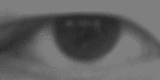
//> input picture dataset/samples_indoor/0/img_seq_0000.png, 160 x 80 px
$ ./predict_single ../dataset/samples_indoor/0/img_seq_0000.png   (built with g++ and OpenCV 4)
//> lines starting //> are read from the running program, lines starting //| are printed output that depends on the picture
#include <opencv2/opencv.hpp>
#include <cstdlib>
#include <sstream>
#include <string>

using namespace std;


const int hblocks = 4;
const int wblocks = 8;

cv::Ptr<cv::ml::SVM> svm;

string classifier_name("../models/test/svm_classifier_model.xml");
string pca_faeture_name("../models/test/PCA_Feature.txt");

uint8_t table[256];


int getHopCount(uint8_t code)
{
	int k = 7;
	int cnt = 0;
	int a[8] = { 0 };

	while (code)
		a[k] = code & 1, code >>= 1, --k;

	for (k = 0; k < 7; k++)
		if (a[k] != a[k + 1]) ++cnt;

	if (a[0] != a[7]) ++cnt;

	return cnt;
}


void cal_table()
{
	unsigned char dim = 0;
	memset(table, 0, 256);
	for (int i = 0; i < 256; i++)
		if (getHopCount(i) <= 2)
			table[i] = ++dim;
}


int ulbp_feature(cv::Mat src, cv::Mat& dst)
{
	if (src.depth() != 1)
	{
		cout << "[LBP Error]: Unsupport Image Type\n";
		return -1;
	}

	const int cols = src.cols;
	const int rows = src.rows;

	cv::copyMakeBorder(src,src,1,1,1,1,cv::BORDER_REPLICATE);

	dst = cv::Mat::zeros(rows, cols, CV_8UC1);

	cv::MatIterator_<uint8_t> it = src.begin<uint8_t>();
	cv::MatIterator_<uint8_t> it_ = dst.begin<uint8_t>();

	const int a = src.cols;
	const int b = dst.cols;

	for(int i=1;i<=rows;i++)
		for(int j=1;j<=cols;j++)
		{
			uint8_t code = 0;
			uint8_t center = *(it+a*i+j);

			code |= (*(it+a*(i-1)+(j-1))>=center) << 7;
			code |= (*(it+a*(i  )+(j-1))>=center) << 6;
			code |= (*(it+a*(i+1)+(j-1))>=center) << 5;
			code |= (*(it+a*(i+1)+(j  ))>=center) << 4;
			code |= (*(it+a*(i+1)+(j+1))>=center) << 3;
			code |= (*(it+a*(i  )+(j+1))>=center) << 2;
			code |= (*(it+a*(i-1)+(j+1))>=center) << 1;
			code |= (*(it+a*(i-1)+(j  ))>=center);

			*(it_+b*(i-1)+(j-1)) = table[code];
		}

	return 0;
}


// hs*ws is the number of cells; not the pixel number
cv::Mat clHistogram(cv::Mat src, int hs, int ws, int dim)
{
	int height = src.rows;
	int width = src.cols;
	int maskh = height / hs;
	int maskw = width / ws;

	bool uniform = true;
	bool accumulate = false;
	float range[] = { 0, float(dim) };
	const float* histRange = { range };
	const int channels[] = { 0 };
	const int histSize = dim;

	cv::Mat dst = cv::Mat::zeros(dim, hs*ws, CV_8U);

	for (int i = 0; i < hs; i++)
		for (int j = 0; j < ws; j++)
		{
			cv::Mat hist;
			cv::Mat mask(src, cv::Rect(j*maskw, i*maskh, maskw, maskh));
			cv::calcHist(&mask, 1, 0, cv::Mat(), hist, 1, &histSize, &histRange);

			hist.col(0).copyTo(dst.col(i*ws + j));
		}
	return dst.reshape(0, 1);
}

int main(int argc, char * argv[])
{
	// check if the image is given?
	cv::Mat img = cv::imread(argv[1]);
//> img is the input picture: 80 rows x 160 cols, CV_8UC3; min 31, max 127, mean 96.7
	if(!img.data)
	{
		cout << "[ Error] Failed to laod the image.\n";
		return -1;
	}

	cv::namedWindow("Image", CV_WINDOW_AUTOSIZE);

	cal_table();
	int r;
	const int dims = 59;
	const int bins = 42 * 59;

	svm = cv::ml::SVM::load(classifier_name);

	cv::Mat mean_X(1, bins, CV_32F);

	ifstream fin(pca_faeture_name);
	int cor= 0;
	for (int i=0; i<bins; i++)
		fin >> mean_X.at<float>(0,i);
	fin >> r;

	cout << r << endl;

	cv::Mat eigenvectors(bins, r, CV_32F);
	for (int i=0; i<r; i++)
		for (int j=0; j<bins; j++)
			fin >> eigenvectors.at<float>(j,i);
	fin.close();

	cv::Mat lbp_img;
	cv::Mat Histogram(1, bins, CV_32F);

	cv::resize(img, img, cv::Size(160,80));
	cv::cvtColor(img, img, CV_BGR2GRAY);
//> img: 80 rows x 160 cols, CV_8UC1
	img.convertTo(img, CV_8SC1);
	//img.resize(25, 45);
	cv::imshow("Image", img);

	ulbp_feature(img, lbp_img);
//> after the loop in ulbp_feature, `for(int i=1;i<=rows;i++)`:
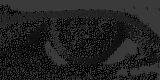
//> dst: 80 rows x 160 cols, CV_8UC1; min 0, max 58, mean 33
	clHistogram(lbp_img, 1, 2, dims).copyTo(Histogram.colRange( 0*dims,  2*dims));
//> after the loop in clHistogram, `for (int i = 0; i < hs; i++)`: dst = 59 pairs, first value 16 to 255, second value 8 to 255
//> Histogram = 2478 values, max 255 at index 0, min 0 at index 118, mean 3.27
	clHistogram(lbp_img, 2, 4, dims).copyTo(Histogram.colRange( 2*dims, 10*dims));
//> Histogram = 2478 values, max 255 at index 0, min 0 at index 137, mean 7.63
	clHistogram(lbp_img, 4, 8, dims).copyTo(Histogram.colRange(10*dims, 42*dims));
//> call 3 of clHistogram, with hs = 4, ws = 8, dim = 59
//> after the loop in clHistogram (call 3), `for (int i = 0; i < hs; i++)`:
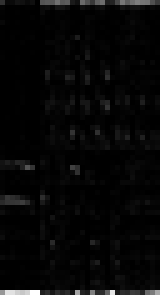
//> dst: 59 rows x 32 cols, CV_8UC1 (shown 5 times larger); min 0, max 255, mean 6.7
//> Histogram = 2478 values, max 255 at index 0, min 0 at index 137, mean 12.74

	Histogram.convertTo(Histogram, CV_32F);
	for (int i=0; i<Histogram.cols; i++)
		Histogram.at<float>(0,i) -= mean_X.at<float>(0,i);

//> (the run ends here: the program stops with an error, at `Histogram = Histogram * eigenvectors;`)
